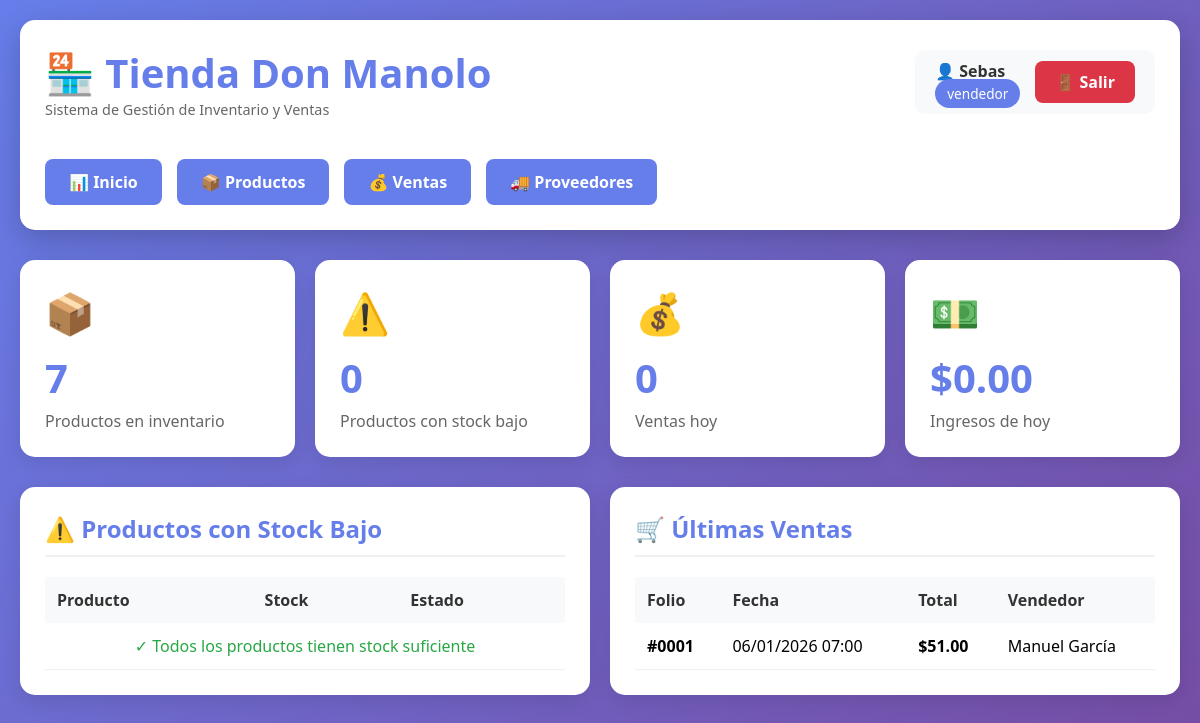
The page /index.php (signed in) on the database its author committed.
### tables this page shows
CREATE TABLE `Venta` (
  `ID_Venta` int(11) NOT NULL AUTO_INCREMENT,
  `Venta_Fecha` datetime NOT NULL DEFAULT current_timestamp(),
  `Total` decimal(10,2) NOT NULL DEFAULT 0.00,
  `ID_Empleado` int(11) NOT NULL,
  PRIMARY KEY (`ID_Venta`)
);

CREATE TABLE `Empleado` (
  `ID_Empleado` int(11) NOT NULL,
  `Nombre` varchar(100) NOT NULL,
  `Apellido` varchar(100) NOT NULL,
  `Puesto` varchar(50) DEFAULT NULL
);

### src/auth.php (called while the page is built, shortened)
<?php
function obtener_nombre_usuario() {
    return isset($_SESSION['nombre_usuario']) ? $_SESSION['nombre_usuario'] : 'Usuario';
}
?>

### src/config.php (called while the page is built, shortened)
<?php
function formatear_fecha($fecha) {
    return date('d/m/Y H:i', strtotime($fecha));
}
function formatear_dinero($cantidad) {
    return '$' . number_format($cantidad, 2);
}
?>

### src/index.php (the view, shortened to what this page needs)
<?php
require_once 'auth.php';
require_once 'config.php';
$stats_productos = $conn->query("SELECT COUNT(*) as total FROM Producto")->fetch_assoc();
$stats_stock_bajo = $conn->query("SELECT COUNT(*) as total FROM Producto WHERE Cantidad_Stock < 10")->fetch_assoc();
$stats_ventas_hoy = $conn->query("SELECT COUNT(*) as total, IFNULL(SUM(Total), 0) as monto FROM Venta WHERE DATE(Venta_Fecha) = CURDATE()")->fetch_assoc();
$productos_bajo_stock = $conn->query("SELECT * FROM Producto WHERE Cantidad_Stock < 10 ORDER BY Cantidad_Stock ASC LIMIT 5");
$ultimas_ventas = $conn->query("
    SELECT v.*, e.Nombre, e.Apellido
    FROM Venta v
    JOIN Empleado e ON v.ID_Empleado = e.ID_Empleado
    ORDER BY v.Venta_Fecha DESC
    LIMIT 5
");
?>
<!DOCTYPE html>
<html lang="es">
<head>
</head>
<body>
    <div class="container">
        <header>
            <div class="header-left">
                <h1>🏪 Tienda Don Manolo</h1>
                <p class="subtitle">Sistema de Gestión de Inventario y Ventas</p>
            </div>
            <div class="user-info">
                <div>
                    <div class="username">👤 <?php echo obtener_nombre_usuario(); ?></div>
                    <span class="role"><?php echo $_SESSION['rol']; ?></span>
                </div>
                <a href="logout.php" class="btn-logout" onclick="return confirm('¿Cerrar sesión?')">🚪 Salir</a>
            </div>
            <nav>
                <a href="index.php">📊 Inicio</a>
                <a href="productos.php">📦 Productos</a>
                <a href="ventas.php">💰 Ventas</a>
                <a href="proveedores.php">🚚 Proveedores</a>
            </nav>
        </header>
        <div class="stats-grid">
            <div class="stat-card">
                <div class="stat-icon">📦</div>
                <div class="stat-number"><?php echo $stats_productos['total']; ?></div>
                <div class="stat-label">Productos en inventario</div>
            </div>
            <div class="stat-card">
                <div class="stat-icon">⚠️</div>
                <div class="stat-number"><?php echo $stats_stock_bajo['total']; ?></div>
                <div class="stat-label">Productos con stock bajo</div>
            </div>
            <div class="stat-card">
                <div class="stat-icon">💰</div>
                <div class="stat-number"><?php echo $stats_ventas_hoy['total']; ?></div>
                <div class="stat-label">Ventas hoy</div>
            </div>
            <div class="stat-card">
                <div class="stat-icon">💵</div>
                <div class="stat-number"><?php echo formatear_dinero($stats_ventas_hoy['monto']); ?></div>
                <div class="stat-label">Ingresos de hoy</div>
            </div>
        </div>
        <div class="content-grid">
            <div class="card">
                <h2>⚠️ Productos con Stock Bajo</h2>
                <table>
                    <thead>
                        <tr>
                            <th>Producto</th>
                            <th>Stock</th>
                            <th>Estado</th>
                        </tr>
                    </thead>
                    <tbody>
                        <?php if ($productos_bajo_stock->num_rows == 0): ?>
                        <tr>
                            <td colspan="3" style="text-align: center; color: #28a745;">
                                ✓ Todos los productos tienen stock suficiente
                            </td>
                        </tr>
                        <?php endif; ?>
                    </tbody>
                </table>
            </div>
            <div class="card">
                <h2>🛒 Últimas Ventas</h2>
                <table>
                    <thead>
                        <tr>
                            <th>Folio</th>
                            <th>Fecha</th>
                            <th>Total</th>
                            <th>Vendedor</th>
                        </tr>
                    </thead>
                    <tbody>
                        <?php while ($venta = $ultimas_ventas->fetch_assoc()): ?>
                        <tr>
                            <td><strong>#<?php echo str_pad($venta['ID_Venta'], 4, '0', STR_PAD_LEFT); ?></strong></td>
                            <td><?php echo formatear_fecha($venta['Venta_Fecha']); ?></td>
                            <td><strong><?php echo formatear_dinero($venta['Total']); ?></strong></td>
                            <td><?php echo $venta['Nombre'] . ' ' . $venta['Apellido']; ?></td>
                        </tr>
                        <?php endwhile; ?>
                    </tbody>
                </table>
            </div>
        </div>
    </div>
</body>
</html>

### src/index.php (style rules this page uses)
* { margin: 0; padding: 0; box-sizing: border-box; }
body { font-family: 'Segoe UI', Tahoma, Geneva, Verdana, sans-serif; background: linear-gradient(135deg, #667eea 0%, #764ba2 100%); min-height: 100vh; padding: 20px; }
.container { max-width: 1400px; margin: 0 auto; }
header { background: white; padding: 25px; border-radius: 15px; box-shadow: 0 10px 30px rgba(0,0,0,0.2); margin-bottom: 30px; display: flex; justify-content: space-between; align-items: center; flex-wrap: wrap; gap: 20px; }
.header-left { flex: 1; }
h1 { color: #667eea; font-size: 2.5em; }
.subtitle { color: #666; font-size: 0.9em; }
.user-info { display: flex; align-items: center; gap: 15px; padding: 10px 20px; background: #f8f9fa; border-radius: 10px; }
.user-info .username { font-weight: 600; color: #333; }
.user-info .role { padding: 5px 12px; background: #667eea; color: white; border-radius: 20px; font-size: 0.85em; }
nav { display: flex; gap: 15px; width: 100%; margin-top: 20px; }
nav a { padding: 12px 24px; background: #667eea; color: white; text-decoration: none; border-radius: 8px; transition: all 0.3s; font-weight: 600; }
.btn-logout { padding: 10px 20px; background: #dc3545; color: white; text-decoration: none; border-radius: 8px; transition: all 0.3s; font-weight: 600; border: none; cursor: pointer; }
.stats-grid { display: grid; grid-template-columns: repeat(auto-fit, minmax(250px, 1fr)); gap: 20px; margin-bottom: 30px; }
.stat-card { background: white; padding: 25px; border-radius: 15px; box-shadow: 0 5px 20px rgba(0,0,0,0.1); transition: transform 0.3s; }
.stat-icon { font-size: 2.5em; margin-bottom: 10px; }
.stat-number { font-size: 2.5em; font-weight: bold; color: #667eea; }
.stat-label { color: #666; margin-top: 5px; }
.content-grid { display: grid; grid-template-columns: 1fr 1fr; gap: 20px; }
.card { background: white; padding: 25px; border-radius: 15px; box-shadow: 0 5px 20px rgba(0,0,0,0.1); }
.card h2 { color: #667eea; margin-bottom: 20px; padding-bottom: 10px; border-bottom: 2px solid #f0f0f0; }
table { width: 100%; border-collapse: collapse; }
th { background: #f8f9fa; padding: 12px; text-align: left; color: #333; font-weight: 600; }
td { padding: 12px; border-bottom: 1px solid #f0f0f0; }

### rows shown on the page
venta: ID_Venta "0001", Venta_Fecha "06/01/2026 07:00", Total "$51.00", ID_Empleado.Nombre "Manuel", ID_Empleado.Apellido "García"

### other values the page prints
obtener_nombre_usuario() "Sebas"
$_SESSION['rol'] "vendedor"
$stats_productos['total'] "7"
$stats_stock_bajo['total'] "0"
$stats_ventas_hoy['total'] "0"
formatear_dinero($stats_ventas_hoy['monto']) "$0.00"
